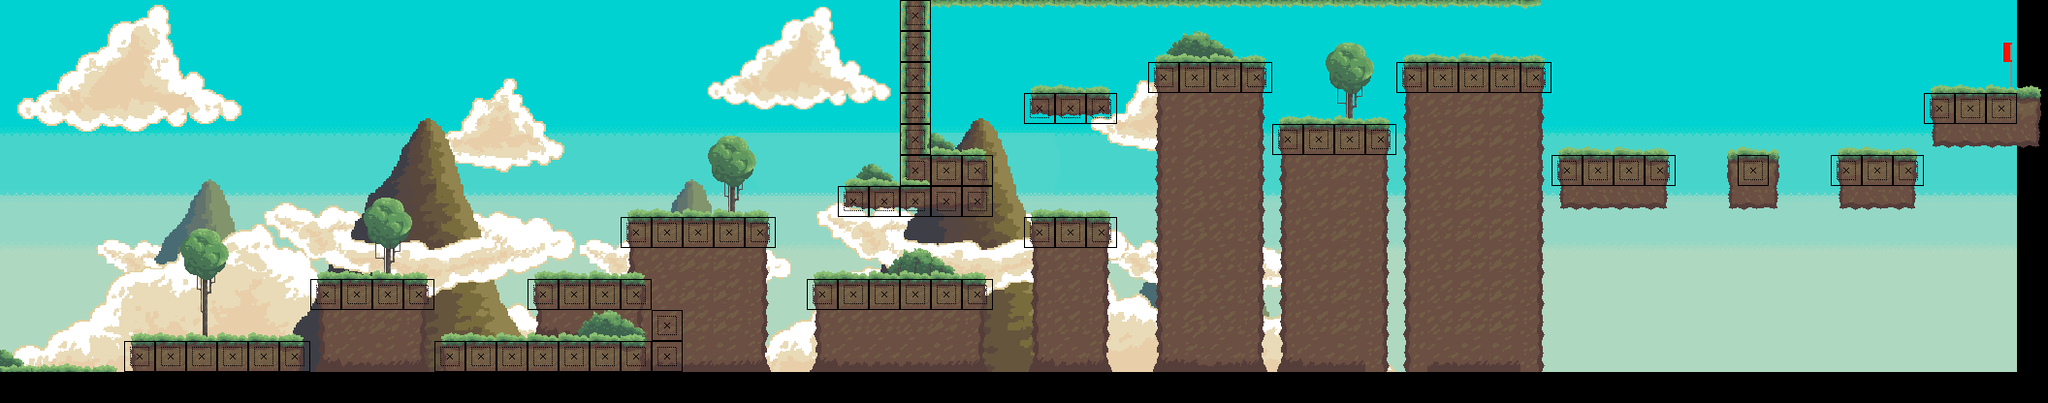

The image is a tile-based game level rendered from a .tmx file. Its description and source (layers, tilesets, objects; grid data summarised) follow:
An orthogonal 66x13 tile map with 32x32 px tiles, 5 tile layers (Ground 2, Ground 3, Copiar desde Bushes and trees, Ground 1, ...), 2 tilesets, 4 image layers and 27 objects (18x floor, 4x enemy, 3x jumpable, player_start_pos, end).

<map version="1.0" orientation="orthogonal" renderorder="right-down" width="66" height="13" tilewidth="32" tileheight="32" nextobjectid="58">
 <tileset firstgid="1" name="tileset" tilewidth="32" tileheight="32" tilecount="232" columns="29">
  <image source="tileset.png" width="950" height="256" />
  <terraintypes>
   <terrain name="ground" tile="-1" />
   <terrain name="grass" tile="-1" />
  </terraintypes>
  <tile id="10" terrain=",,,0" />
  <tile id="12" terrain=",,0," />
  <tile id="39" terrain=",0,,0" />
  <tile id="41" terrain="0,,0," />
  <tile id="48" terrain=",,,1" />
  <tile id="49" terrain=",,1,1" />
  <tile id="50" terrain=",,1," />
  <tile id="77" terrain=",1,,1" />
  <tile id="78" terrain="1,1,1,1" />
  <tile id="79" terrain="1,,1," />
  <tile id="82" terrain="1,1,1," />
  <tile id="83" terrain="1,1,,1" />
  <tile id="97" terrain=",0,," />
  <tile id="99" terrain="0,,," />
  <tile id="106" terrain=",1,," />
  <tile id="107" terrain="1,1,," />
  <tile id="108" terrain="1,,," />
  <tile id="111" terrain="1,,1,1" />
  <tile id="112" terrain=",1,1,1" />
  <tile id="126" terrain=",,0,0" />
  <tile id="155" terrain="0,0,0,0" />
  <tile id="213" terrain="0,0,," />
 </tileset>
 <tileset firstgid="233" name="non-walkable-tile" tilewidth="32" tileheight="32" tilecount="1" columns="1">
  <image source="non_walkable_tile.png" width="32" height="32" />
 </tileset>
 <imagelayer name="Background">
  <image source="Background.png" width="2080" height="384" />
 </imagelayer>
 <imagelayer name="Clouds">
  <image source="Layer 1 clound anim1.png" width="1500" height="207" />
  <properties>
   <property name="constant_movement" type="bool" value="true" />
   <property name="speed" type="float" value="28" />
  </properties>
 </imagelayer>
 <imagelayer name="Mountains (Back)" offsetx="0" offsety="-20">
  <image source="Layer 1 anim1.png" width="1500" height="404" />
  <properties>
   <property name="constant_movement" type="bool" value="false" />
   <property name="speed" type="float" value="8" />
  </properties>
 </imagelayer>
 <imagelayer name="Mountains (Front)" offsetx="0" offsety="-20">
  <image source="Layer 3 anim2.png" width="1500" height="404" />
  <properties>
   <property name="constant_movement" type="bool" value="false" />
   <property name="speed" type="float" value="16" />
  </properties>
 </imagelayer>
 <layer name="Ground 2" width="66" height="13">
  <data>[858 cells, 8 non-empty, 6 distinct tile ids]</data>
 </layer>
 <layer name="Ground 3" width="66" height="13">
  <data>[858 cells, 13 non-empty, 9 distinct tile ids]</data>
 </layer>
 <layer name="Copiar desde Bushes and trees" width="66" height="13">
  <data>[858 cells, 58 non-empty, 29 distinct tile ids]</data>
 </layer>
 <layer name="Ground 1" width="66" height="13">
  <data>[858 cells, 331 non-empty, 32 distinct tile ids]</data>
 </layer>
 <objectgroup color="#ff0000" name="Collision" offsetx="0" offsety="-0.5">
  <object id="15" type="floor" x="1" y="379.727" width="114" height="5.27273" />
  <object id="16" type="floor" x="137" y="347.084" width="171" height="36.9166" />
  <object id="17" type="jumpable" x="335" y="283.515" width="97" height="99.4849" />
  <object id="18" type="floor" x="461" y="346.667" width="193" height="36.3333" />
  <object id="19" type="jumpable" x="559.333" y="284.083" width="97.9508" height="65.9167" />
  <object id="20" type="jumpable" x="656" y="219.667" width="131" height="31.3333" />
  <object id="21" type="floor" x="845" y="283" width="170.333" height="101" />
  <object id="22" type="floor" x="876.417" y="188" width="82.5833" height="22.3333" />
  <object id="23" type="floor" x="933" y="-1" width="25" height="193" />
  <object id="24" type="floor" x="956" y="156.333" width="54.8333" height="52" />
  <object id="25" type="floor" x="1066" y="219" width="74.3333" height="163" />
  <object id="26" type="floor" x="1070.67" y="91.6667" width="69.3333" height="24.3333" />
  <object id="29" type="floor" x="1192.67" y="59.3333" width="109.667" height="324.667" />
  <object id="30" type="floor" x="1329.67" y="124.833" width="94.3333" height="259.167" />
  <object id="31" type="floor" x="1451.33" y="61.1667" width="131.849" height="320.833" />
  <object id="32" type="floor" x="1615.27" y="155.667" width="97.394" height="57" />
  <object id="33" type="floor" x="1786" y="155.667" width="43.3333" height="56" />
  <object id="34" type="floor" x="1903.67" y="154.667" width="68.3333" height="56.3333" />
  <object id="35" type="floor" x="2001.67" y="90" width="80.6667" height="58.3333" />
  <object id="54" type="floor" x="958.583" y="-0.749983" width="626.083" height="4.49997" />
  <object id="57" type="floor" x="2079.67" y="-7.16665" width="5.1667" height="502" />
 </objectgroup>
 <objectgroup color="#0000ff" name="Logic">
  <properties>
   <property name="map_length" type="int" value="2112" />
  </properties>
  <object id="40" name="player_start_pos" x="19" y="345" width="21" height="33" />
  <object id="49" name="end" x="2066.25" y="0" width="13.25" height="121.5" />
  <object id="50" name="charger" type="enemy" x="1507" y="16.667" width="64" height="42.3333" />
  <object id="52" name="bat" type="enemy" x="1946" y="12" width="36.8" height="29.6" />
  <object id="53" name="charger" type="enemy" x="701.5" y="175.833" width="64" height="42.3333" />
  <object id="55" name="bat" type="enemy" x="361.6" y="185.2" width="36.8" height="29.6" />
 </objectgroup>
 <layer name="Walkability" width="66" height="13">
  <data>[858 cells, 81 non-empty, 1 distinct tile ids]</data>
 </layer>
</map>